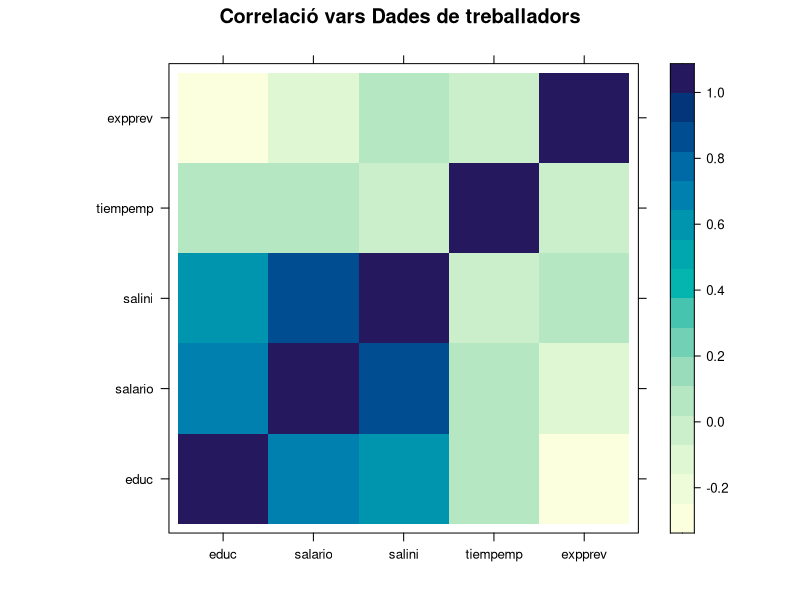

Generate this figure with R: (Note: this script raises an error after producing the figure.)

library(foreign)
search()
df<-read.spss("Datosdeempleados.sav",to.data.frame=T,max.value.labels=5); head(df) #no ho fa correctamente

vars.num<-c(4,6,7,8,9) 
df.num<-df[,vars.num] 
(cormat<-round(cor(df.num),2))

library(lattice)
levelplot(cormat,xlab="",ylab="",
          main="Correlació vars Dades de treballadors")

# Metode per pipes:
df %>% subset(.,,select=vars.num) %>% 
  cor %>% round(digits=2) %>% 
  levelplot(xlab="", ylab="", main="Correlació vars Dades de treballadors")

